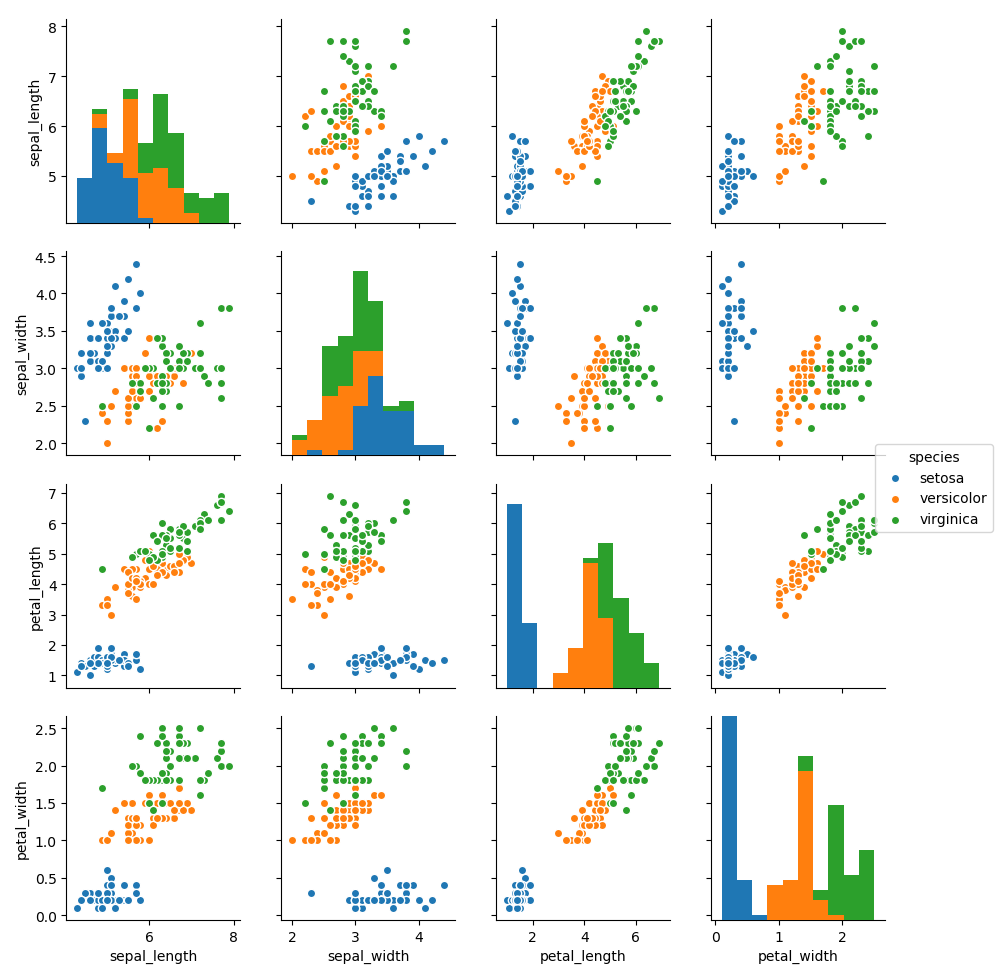

Reproduce this figure in Python.
# Fiona Nealon, 2018-04-28
# Iris data set analysis
# Plot histograms and scatterplots to analyse iris data set

# Use seaborn library to analyse data
import seaborn as sns

# Use matplotlib & pyplot libraries to plot histograms and scatter plot
import matplotlib.pyplot as plt

# Read csv file into python using numpy
iris = sns.load_dataset("iris")

# Plot histograms ad scatter plots
sns.pairplot(iris, hue="species")

# Output the data
plt.show()
